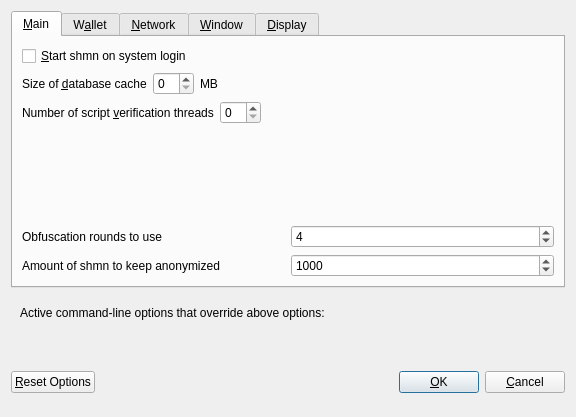
<?xml version="1.0" encoding="UTF-8"?>
<ui version="4.0">
 <class>OptionsDialog</class>
 <widget class="QDialog" name="OptionsDialog">
  <property name="geometry">
   <rect>
    <x>0</x>
    <y>0</y>
    <width>576</width>
    <height>417</height>
   </rect>
  </property>
  <property name="windowTitle">
   <string>Options</string>
  </property>
  <property name="modal">
   <bool>true</bool>
  </property>
  <layout class="QVBoxLayout" name="verticalLayout">
   <item>
    <widget class="QTabWidget" name="tabWidget">
     <property name="currentIndex">
      <number>0</number>
     </property>
     <widget class="QWidget" name="tabMain">
      <attribute name="title">
       <string>&amp;Main</string>
      </attribute>
      <layout class="QVBoxLayout" name="verticalLayout_Main">
       <item>
        <widget class="QCheckBox" name="bitcoinAtStartup">
         <property name="toolTip">
          <string>Automatically start shmn after logging in to the system.</string>
         </property>
         <property name="text">
          <string>&amp;Start shmn on system login</string>
         </property>
        </widget>
       </item>
       <item>
        <layout class="QHBoxLayout" name="horizontalLayout_2_Main">
         <item>
          <widget class="QLabel" name="databaseCacheLabel">
           <property name="text">
            <string>Size of &amp;database cache</string>
           </property>
           <property name="textFormat">
            <enum>Qt::PlainText</enum>
           </property>
           <property name="buddy">
            <cstring>databaseCache</cstring>
           </property>
          </widget>
         </item>
         <item>
          <widget class="QSpinBox" name="databaseCache"/>
         </item>
         <item>
          <widget class="QLabel" name="databaseCacheUnitLabel">
           <property name="text">
            <string>MB</string>
           </property>
           <property name="textFormat">
            <enum>Qt::PlainText</enum>
           </property>
          </widget>
         </item>
         <item>
          <spacer name="horizontalSpacer_2_Main">
           <property name="orientation">
            <enum>Qt::Horizontal</enum>
           </property>
           <property name="sizeHint" stdset="0">
            <size>
             <width>40</width>
             <height>20</height>
            </size>
           </property>
          </spacer>
         </item>
        </layout>
       </item>
       <item>
        <layout class="QHBoxLayout" name="horizontalLayout_3_Main">
         <item>
          <widget class="QLabel" name="threadsScriptVerifLabel">
           <property name="text">
            <string>Number of script &amp;verification threads</string>
           </property>
           <property name="textFormat">
            <enum>Qt::PlainText</enum>
           </property>
           <property name="buddy">
            <cstring>threadsScriptVerif</cstring>
           </property>
          </widget>
         </item>
         <item>
          <widget class="QSpinBox" name="threadsScriptVerif">
           <property name="toolTip">
            <string>(0 = auto, &lt;0 = leave that many cores free)</string>
           </property>
          </widget>
         </item>
         <item>
          <spacer name="horizontalSpacer_3_Main">
           <property name="orientation">
            <enum>Qt::Horizontal</enum>
           </property>
           <property name="sizeHint" stdset="0">
            <size>
             <width>40</width>
             <height>20</height>
            </size>
           </property>
          </spacer>
         </item>
        </layout>
       </item>
       <item>
        <spacer name="verticalSpacer_Main">
         <property name="orientation">
          <enum>Qt::Vertical</enum>
         </property>
         <property name="sizeHint" stdset="0">
          <size>
           <width>20</width>
           <height>40</height>
          </size>
         </property>
        </spacer>
       </item>
       <item>
        <layout class="QHBoxLayout" name="horizontalLayout_4_Main">
         <item>
          <widget class="QLabel" name="label">
           <property name="toolTip">
            <string>This setting determines the amount of individual masternodes that an input will be anonymized through.&lt;br/&gt;More rounds of anonymization gives a higher degree of privacy, but also costs more in fees.</string>
           </property>
           <property name="text">
            <string>Obfuscation rounds to use</string>
           </property>
          </widget>
         </item>
         <item>
          <widget class="QSpinBox" name="obfuscationRounds">
           <property name="minimum">
            <number>2</number>
           </property>
           <property name="maximum">
            <number>8</number>
           </property>
           <property name="value">
            <number>4</number>
           </property>
          </widget>
         </item>
        </layout>
       </item>
       <item>
        <layout class="QHBoxLayout" name="horizontalLayout">
         <item>
          <widget class="QLabel" name="label_2">
           <property name="toolTip">
            <string>This amount acts as a threshold to turn off Obfuscation once it's reached.</string>
           </property>
           <property name="statusTip">
            <string notr="true"/>
           </property>
           <property name="whatsThis">
            <string notr="true"/>
           </property>
           <property name="accessibleName">
            <string notr="true"/>
           </property>
           <property name="accessibleDescription">
            <string notr="true"/>
           </property>
           <property name="text">
            <string>Amount of shmn to keep anonymized</string>
           </property>
          </widget>
         </item>
         <item>
          <widget class="QSpinBox" name="anonymizeshmn">
           <property name="minimum">
            <number>100</number>
           </property>
           <property name="maximum">
            <number>100000</number>
           </property>
           <property name="singleStep">
            <number>100</number>
           </property>
           <property name="value">
            <number>1000</number>
           </property>
          </widget>
         </item>
        </layout>
       </item>
      </layout>
     </widget>
     <widget class="QWidget" name="tabWallet">
      <attribute name="title">
       <string>W&amp;allet</string>
      </attribute>
      <layout class="QVBoxLayout" name="verticalLayout_Wallet">
       <item>
        <widget class="QGroupBox" name="groupBox">
         <property name="title">
          <string>Expert</string>
         </property>
         <layout class="QVBoxLayout" name="verticalLayout_2">
          <item>
           <widget class="QCheckBox" name="coinControlFeatures">
            <property name="toolTip">
             <string>Whether to show coin control features or not.</string>
            </property>
            <property name="text">
             <string>Enable coin &amp;control features</string>
            </property>
           </widget>
          </item>
          <item>
           <widget class="QCheckBox" name="showMasternodesTab">
            <property name="toolTip">
             <string>Show additional tab listing all your masternodes in first sub-tab&lt;br/&gt;and all masternodes on the network in second sub-tab.</string>
            </property>
            <property name="text">
             <string>Show Masternodes Tab</string>
            </property>
           </widget>
          </item>
          <item>
           <widget class="QCheckBox" name="spendZeroConfChange">
            <property name="toolTip">
             <string>If you disable the spending of unconfirmed change, the change from a transaction&lt;br/&gt;cannot be used until that transaction has at least one confirmation.&lt;br/&gt;This also affects how your balance is computed.</string>
            </property>
            <property name="text">
             <string>&amp;Spend unconfirmed change</string>
            </property>
           </widget>
          </item>
         </layout>
        </widget>
       </item>
       <item>
        <spacer name="verticalSpacer_Wallet">
         <property name="orientation">
          <enum>Qt::Vertical</enum>
         </property>
         <property name="sizeHint" stdset="0">
          <size>
           <width>20</width>
           <height>40</height>
          </size>
         </property>
        </spacer>
       </item>
      </layout>
     </widget>
     <widget class="QWidget" name="tabNetwork">
      <attribute name="title">
       <string>&amp;Network</string>
      </attribute>
      <layout class="QVBoxLayout" name="verticalLayout_Network">
       <item>
        <widget class="QCheckBox" name="mapPortUpnp">
         <property name="toolTip">
          <string>Automatically open the shmn client port on the router. This only works when your router supports UPnP and it is enabled.</string>
         </property>
         <property name="text">
          <string>Map port using &amp;UPnP</string>
         </property>
        </widget>
       </item>
       <item>
        <widget class="QCheckBox" name="allowIncoming">
         <property name="toolTip">
          <string>Accept connections from outside</string>
         </property>
         <property name="text">
          <string>Allow incoming connections</string>
         </property>
        </widget>
       </item>
       <item>
        <widget class="QCheckBox" name="connectSocks">
         <property name="toolTip">
          <string>Connect to the shmn network through a SOCKS5 proxy.</string>
         </property>
         <property name="text">
          <string>&amp;Connect through SOCKS5 proxy (default proxy):</string>
         </property>
        </widget>
       </item>
       <item>
        <layout class="QHBoxLayout" name="horizontalLayout_1_Network">
         <item>
          <widget class="QLabel" name="proxyIpLabel">
           <property name="text">
            <string>Proxy &amp;IP:</string>
           </property>
           <property name="textFormat">
            <enum>Qt::PlainText</enum>
           </property>
           <property name="buddy">
            <cstring>proxyIp</cstring>
           </property>
          </widget>
         </item>
         <item>
          <widget class="QValidatedLineEdit" name="proxyIp">
           <property name="minimumSize">
            <size>
             <width>140</width>
             <height>0</height>
            </size>
           </property>
           <property name="maximumSize">
            <size>
             <width>140</width>
             <height>16777215</height>
            </size>
           </property>
           <property name="toolTip">
            <string>IP address of the proxy (e.g. IPv4: 127.0.0.1 / IPv6: ::1)</string>
           </property>
          </widget>
         </item>
         <item>
          <widget class="QLabel" name="proxyPortLabel">
           <property name="text">
            <string>&amp;Port:</string>
           </property>
           <property name="textFormat">
            <enum>Qt::PlainText</enum>
           </property>
           <property name="buddy">
            <cstring>proxyPort</cstring>
           </property>
          </widget>
         </item>
         <item>
          <widget class="QLineEdit" name="proxyPort">
           <property name="minimumSize">
            <size>
             <width>55</width>
             <height>0</height>
            </size>
           </property>
           <property name="maximumSize">
            <size>
             <width>55</width>
             <height>16777215</height>
            </size>
           </property>
           <property name="toolTip">
            <string>Port of the proxy (e.g. 9050)</string>
           </property>
          </widget>
         </item>
         <item>
          <spacer name="horizontalSpacer_1_Network">
           <property name="orientation">
            <enum>Qt::Horizontal</enum>
           </property>
           <property name="sizeHint" stdset="0">
            <size>
             <width>40</width>
             <height>20</height>
            </size>
           </property>
          </spacer>
         </item>
        </layout>
       </item>
       <item>
        <spacer name="verticalSpacer_Network">
         <property name="orientation">
          <enum>Qt::Vertical</enum>
         </property>
         <property name="sizeHint" stdset="0">
          <size>
           <width>20</width>
           <height>40</height>
          </size>
         </property>
        </spacer>
       </item>
      </layout>
     </widget>
     <widget class="QWidget" name="tabWindow">
      <attribute name="title">
       <string>&amp;Window</string>
      </attribute>
      <layout class="QVBoxLayout" name="verticalLayout_Window">
       <item>
        <widget class="QCheckBox" name="minimizeToTray">
         <property name="toolTip">
          <string>Show only a tray icon after minimizing the window.</string>
         </property>
         <property name="text">
          <string>&amp;Minimize to the tray instead of the taskbar</string>
         </property>
        </widget>
       </item>
       <item>
        <widget class="QCheckBox" name="minimizeOnClose">
         <property name="toolTip">
          <string>Minimize instead of exit the application when the window is closed. When this option is enabled, the application will be closed only after selecting Quit in the menu.</string>
         </property>
         <property name="text">
          <string>M&amp;inimize on close</string>
         </property>
        </widget>
       </item>
       <item>
        <spacer name="verticalSpacer_Window">
         <property name="orientation">
          <enum>Qt::Vertical</enum>
         </property>
         <property name="sizeHint" stdset="0">
          <size>
           <width>20</width>
           <height>40</height>
          </size>
         </property>
        </spacer>
       </item>
      </layout>
     </widget>
     <widget class="QWidget" name="tabDisplay">
      <attribute name="title">
       <string>&amp;Display</string>
      </attribute>
      <layout class="QVBoxLayout" name="verticalLayout_Display">
       <item>
        <layout class="QHBoxLayout" name="horizontalLayout_1_Display">
         <item>
          <widget class="QLabel" name="langLabel">
           <property name="text">
            <string>User Interface &amp;language:</string>
           </property>
           <property name="textFormat">
            <enum>Qt::PlainText</enum>
           </property>
           <property name="buddy">
            <cstring>lang</cstring>
           </property>
          </widget>
         </item>
         <item>
          <widget class="QValueComboBox" name="lang">
           <property name="toolTip">
            <string>The user interface language can be set here. This setting will take effect after restarting shmn.</string>
           </property>
          </widget>
         </item>
        </layout>
       </item>
       <item>
        <widget class="QLabel" name="label_3">
         <property name="toolTip">
          <string notr="true"/>
         </property>
         <property name="statusTip">
          <string notr="true"/>
         </property>
         <property name="whatsThis">
          <string notr="true"/>
         </property>
         <property name="accessibleName">
          <string notr="true"/>
         </property>
         <property name="text">
          <string>Language missing or translation incomplete? Help contributing translations here:
https://www.transifex.com/shmn-project/shmn-project-translations</string>
         </property>
         <property name="wordWrap">
          <bool>true</bool>
         </property>
         <property name="openExternalLinks">
          <bool>true</bool>
         </property>
         <property name="textInteractionFlags">
          <set>Qt::TextBrowserInteraction</set>
         </property>
        </widget>
       </item>
       <item>
        <layout class="QHBoxLayout" name="horizontalLayout_4_Display" stretch="0,0">
         <item>
          <widget class="QLabel" name="themeLabel">
           <property name="text">
            <string>User Interface Theme:</string>
           </property>
          </widget>
         </item>
         <item>
          <widget class="QValueComboBox" name="theme"/>
         </item>
        </layout>
       </item>
       <item>
        <widget class="Line" name="line">
         <property name="orientation">
          <enum>Qt::Horizontal</enum>
         </property>
        </widget>
       </item>
       <item>
        <layout class="QHBoxLayout" name="horizontalLayout_2_Display">
         <item>
          <widget class="QLabel" name="unitLabel">
           <property name="text">
            <string>&amp;Unit to show amounts in:</string>
           </property>
           <property name="textFormat">
            <enum>Qt::PlainText</enum>
           </property>
           <property name="buddy">
            <cstring>unit</cstring>
           </property>
          </widget>
         </item>
         <item>
          <widget class="QValueComboBox" name="unit">
           <property name="toolTip">
            <string>Choose the default subdivision unit to show in the interface and when sending coins.</string>
           </property>
          </widget>
         </item>
        </layout>
       </item>
       <item>
        <layout class="QHBoxLayout" name="horizontalLayout_5_Display">
         <item>
          <widget class="QLabel" name="digitsLabel">
           <property name="text">
            <string>Decimal digits</string>
           </property>
          </widget>
         </item>
         <item>
          <widget class="QValueComboBox" name="digits"/>
         </item>
        </layout>
       </item>
       <item>
        <layout class="QHBoxLayout" name="horizontalLayout_3_Display">
         <item>
          <widget class="QLabel" name="thirdPartyTxUrlsLabel">
           <property name="toolTip">
            <string>Third party URLs (e.g. a block explorer) that appear in the transactions tab as context menu items. %s in the URL is replaced by transaction hash. Multiple URLs are separated by vertical bar |.</string>
           </property>
           <property name="text">
            <string>Third party transaction URLs</string>
           </property>
           <property name="buddy">
            <cstring>thirdPartyTxUrls</cstring>
           </property>
          </widget>
         </item>
         <item>
          <widget class="QLineEdit" name="thirdPartyTxUrls">
           <property name="toolTip">
            <string>Third party URLs (e.g. a block explorer) that appear in the transactions tab as context menu items. %s in the URL is replaced by transaction hash. Multiple URLs are separated by vertical bar |.</string>
           </property>
          </widget>
         </item>
        </layout>
       </item>
       <item>
        <spacer name="verticalSpacer">
         <property name="orientation">
          <enum>Qt::Vertical</enum>
         </property>
         <property name="sizeHint" stdset="0">
          <size>
           <width>20</width>
           <height>40</height>
          </size>
         </property>
        </spacer>
       </item>
      </layout>
     </widget>
    </widget>
   </item>
   <item>
    <widget class="QFrame" name="frame">
     <layout class="QVBoxLayout" name="verticalLayout_Bottom">
      <item>
       <layout class="QHBoxLayout" name="horizontalLayout_Bottom">
        <item>
         <widget class="QLabel" name="overriddenByCommandLineInfoLabel">
          <property name="text">
           <string>Active command-line options that override above options:</string>
          </property>
          <property name="textFormat">
           <enum>Qt::PlainText</enum>
          </property>
         </widget>
        </item>
        <item>
         <spacer name="horizontalSpacer_Bottom">
          <property name="orientation">
           <enum>Qt::Horizontal</enum>
          </property>
          <property name="sizeHint" stdset="0">
           <size>
            <width>40</width>
            <height>20</height>
           </size>
          </property>
         </spacer>
        </item>
       </layout>
      </item>
      <item>
       <widget class="QLabel" name="overriddenByCommandLineLabel">
        <property name="text">
         <string/>
        </property>
        <property name="textFormat">
         <enum>Qt::PlainText</enum>
        </property>
        <property name="wordWrap">
         <bool>true</bool>
        </property>
       </widget>
      </item>
     </layout>
    </widget>
   </item>
   <item>
    <layout class="QHBoxLayout" name="horizontalLayout_Buttons">
     <item>
      <widget class="QPushButton" name="resetButton">
       <property name="toolTip">
        <string>Reset all client options to default.</string>
       </property>
       <property name="text">
        <string>&amp;Reset Options</string>
       </property>
       <property name="autoDefault">
        <bool>false</bool>
       </property>
      </widget>
     </item>
     <item>
      <spacer name="horizontalSpacer_1">
       <property name="orientation">
        <enum>Qt::Horizontal</enum>
       </property>
       <property name="sizeHint" stdset="0">
        <size>
         <width>40</width>
         <height>48</height>
        </size>
       </property>
      </spacer>
     </item>
     <item>
      <widget class="QLabel" name="statusLabel">
       <property name="minimumSize">
        <size>
         <width>200</width>
         <height>0</height>
        </size>
       </property>
       <property name="font">
        <font>
         <weight>75</weight>
         <bold>true</bold>
        </font>
       </property>
       <property name="text">
        <string/>
       </property>
       <property name="textFormat">
        <enum>Qt::PlainText</enum>
       </property>
       <property name="wordWrap">
        <bool>true</bool>
       </property>
      </widget>
     </item>
     <item>
      <spacer name="horizontalSpacer_2">
       <property name="orientation">
        <enum>Qt::Horizontal</enum>
       </property>
       <property name="sizeHint" stdset="0">
        <size>
         <width>40</width>
         <height>48</height>
        </size>
       </property>
      </spacer>
     </item>
     <item>
      <widget class="QPushButton" name="okButton">
       <property name="text">
        <string>&amp;OK</string>
       </property>
       <property name="autoDefault">
        <bool>false</bool>
       </property>
       <property name="default">
        <bool>true</bool>
       </property>
      </widget>
     </item>
     <item>
      <widget class="QPushButton" name="cancelButton">
       <property name="text">
        <string>&amp;Cancel</string>
       </property>
       <property name="autoDefault">
        <bool>false</bool>
       </property>
      </widget>
     </item>
    </layout>
   </item>
  </layout>
 </widget>
 <customwidgets>
  <customwidget>
   <class>QValidatedLineEdit</class>
   <extends>QLineEdit</extends>
   <header>qvalidatedlineedit.h</header>
  </customwidget>
  <customwidget>
   <class>QValueComboBox</class>
   <extends>QComboBox</extends>
   <header>qvaluecombobox.h</header>
  </customwidget>
 </customwidgets>
 <resources/>
 <connections/>
</ui>
